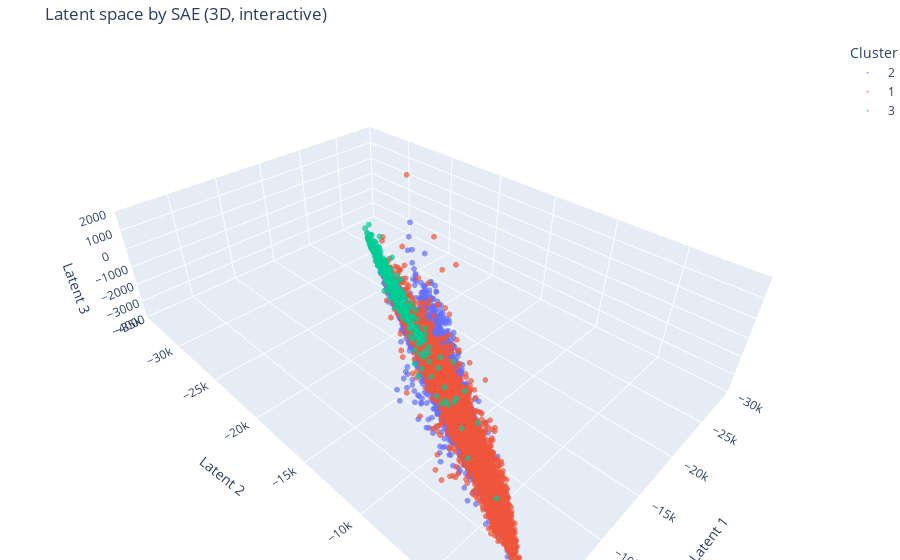

The notebook cell this image was saved under:
### Code cell
import plotly.express as px
import pandas as pd
import numpy as np

# 构建 DataFrame
df = pd.DataFrame(latent_3d, columns=["Latent1", "Latent2", "Latent3"])
df["Cluster"] = colors.astype(str)  # 保证是字符串类型，便于颜色分组

# 创建交互式图
fig = px.scatter_3d(
    df, x="Latent1", y="Latent2", z="Latent3",
    color="Cluster",
    title="Latent space by SAE (3D, interactive)",
    opacity=0.7
)

# 设置显示范围（与你之前 matplotlib 设置一致）
fig.update_layout(
    scene=dict(
        xaxis=dict(range=[-30000, 0], title="Latent 1"),
        yaxis=dict(range=[-35000, 0], title="Latent 2"),
        zaxis=dict(range=[-4000, 2000], title="Latent 3")
    ),
    margin=dict(l=0, r=0, b=0, t=40)
)

# 点大小调小
fig.update_traces(marker=dict(size=2))

# 显示图像
fig.show()

### Figure 1 — Plotly figure (JSON) as saved in the notebook; plotly's stock layout.template omitted (floating-point values rounded to 4 significant figures; data arrays with more than 128 entries replaced by an {"elided": "..."} marker saying what was removed)
{"data": [{"hovertemplate": "Cluster=2<br>Latent1=%{x}<br>Latent2=%{y}<br>Latent3=%{z}<extra></extra>", "legendgroup": "2", "marker": {"color": "#636efa", "opacity": 0.7, "size": 2, "symbol": "circle"}, "mode": "markers", "name": "2", "scene": "scene", "showlegend": true, "type": "scatter3d", "x": {"elided": "3632 float values"}, "y": {"elided": "3632 float values"}, "z": {"elided": "3632 float values"}}, {"hovertemplate": "Cluster=1<br>Latent1=%{x}<br>Latent2=%{y}<br>Latent3=%{z}<extra></extra>", "legendgroup": "1", "marker": {"color": "#EF553B", "opacity": 0.7, "size": 2, "symbol": "circle"}, "mode": "markers", "name": "1", "scene": "scene", "showlegend": true, "type": "scatter3d", "x": {"elided": "5864 float values"}, "y": {"elided": "5864 float values"}, "z": {"elided": "5864 float values"}}, {"hovertemplate": "Cluster=3<br>Latent1=%{x}<br>Latent2=%{y}<br>Latent3=%{z}<extra></extra>", "legendgroup": "3", "marker": {"color": "#00cc96", "opacity": 0.7, "size": 2, "symbol": "circle"}, "mode": "markers", "name": "3", "scene": "scene", "showlegend": true, "type": "scatter3d", "x": {"elided": "698 float values"}, "y": {"elided": "698 float values"}, "z": {"elided": "698 float values"}}], "layout": {"legend": {"title": {"text": "Cluster"}, "tracegroupgap": 0}, "margin": {"b": 0, "l": 0, "r": 0, "t": 40}, "scene": {"domain": {"x": [0, 1], "y": [0, 1]}, "xaxis": {"range": [-30000, 0], "title": {"text": "Latent 1"}}, "yaxis": {"range": [-35000, 0], "title": {"text": "Latent 2"}}, "zaxis": {"range": [-4000, 2000], "title": {"text": "Latent 3"}}}, "title": {"text": "Latent space by SAE (3D, interactive)"}}}
